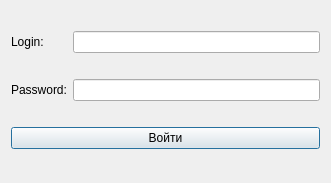
<?xml version="1.0" encoding="UTF-8"?>
<ui version="4.0">
 <class>Authorization</class>
 <widget class="QDialog" name="Authorization">
  <property name="geometry">
   <rect>
    <x>0</x>
    <y>0</y>
    <width>331</width>
    <height>183</height>
   </rect>
  </property>
  <property name="windowTitle">
   <string>Dialog</string>
  </property>
  <layout class="QGridLayout" name="gridLayout">
   <item row="1" column="0">
    <widget class="QLabel" name="label_2">
     <property name="maximumSize">
      <size>
       <width>16777215</width>
       <height>33</height>
      </size>
     </property>
     <property name="text">
      <string>Password:</string>
     </property>
    </widget>
   </item>
   <item row="0" column="0">
    <widget class="QLabel" name="label">
     <property name="maximumSize">
      <size>
       <width>16777215</width>
       <height>33</height>
      </size>
     </property>
     <property name="text">
      <string>Login:</string>
     </property>
    </widget>
   </item>
   <item row="2" column="0" colspan="2">
    <widget class="QPushButton" name="enter">
     <property name="text">
      <string>Войти</string>
     </property>
    </widget>
   </item>
   <item row="0" column="1">
    <widget class="QLineEdit" name="login"/>
   </item>
   <item row="1" column="1">
    <widget class="QLineEdit" name="pass"/>
   </item>
  </layout>
 </widget>
 <resources/>
 <connections/>
</ui>
